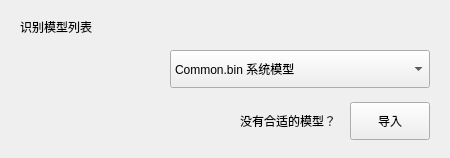
              <widget class="QFrame" name="modelListCard">
               <property name="frameShape">
                <enum>QFrame::NoFrame</enum>
               </property>
               <property name="panelRole" stdset="0">
                <string>configCard</string>
               </property>
               <layout class="QVBoxLayout" name="verticalLayout_modelList">
                <property name="spacing">
                 <number>14</number>
                </property>
                <property name="leftMargin">
                 <number>20</number>
                </property>
                <property name="topMargin">
                 <number>18</number>
                </property>
                <property name="rightMargin">
                 <number>20</number>
                </property>
                <property name="bottomMargin">
                 <number>18</number>
                </property>
                <item>
                 <widget class="QLabel" name="modelListTitleLabel">
                  <property name="text">
                   <string>识别模型列表</string>
                  </property>
                  <property name="role" stdset="0">
                   <string>cardTitle</string>
                  </property>
                 </widget>
                </item>
                <item>
                 <layout class="QHBoxLayout" name="horizontalLayout_model">
                  <item>
                   <spacer name="horizontalSpacer_modelLabel">
                    <property name="orientation">
                     <enum>Qt::Horizontal</enum>
                    </property>
                    <property name="sizeHint" stdset="0">
                     <size>
                      <width>150</width>
                      <height>20</height>
                     </size>
                    </property>
                   </spacer>
                  </item>
                  <item>
                   <widget class="QComboBox" name="modelComboBox">
                    <property name="minimumSize">
                     <size>
                      <width>260</width>
                      <height>38</height>
                     </size>
                    </property>
                    <item>
                     <property name="text">
                      <string>Common.bin 系统模型</string>
                     </property>
                    </item>
                   </widget>
                  </item>
                 </layout>
                </item>
                <item>
                 <layout class="QHBoxLayout" name="horizontalLayout_importModel">
                  <item>
                   <spacer name="horizontalSpacer_importModelLeft">
                    <property name="orientation">
                     <enum>Qt::Horizontal</enum>
                    </property>
                    <property name="sizeHint" stdset="0">
                     <size>
                      <width>150</width>
                      <height>20</height>
                     </size>
                    </property>
                   </spacer>
                  </item>
                  <item>
                   <widget class="QLabel" name="modelHintLabel">
                    <property name="text">
                     <string>没有合适的模型？</string>
                    </property>
                    <property name="role" stdset="0">
                     <string>cardHint</string>
                    </property>
                   </widget>
                  </item>
                  <item>
                   <widget class="QPushButton" name="importModelButton">
                    <property name="minimumSize">
                     <size>
                      <width>78</width>
                      <height>38</height>
                     </size>
                    </property>
                    <property name="text">
                     <string>导入</string>
                    </property>
                   </widget>
                  </item>
                 </layout>
                </item>
               </layout>
              </widget>
